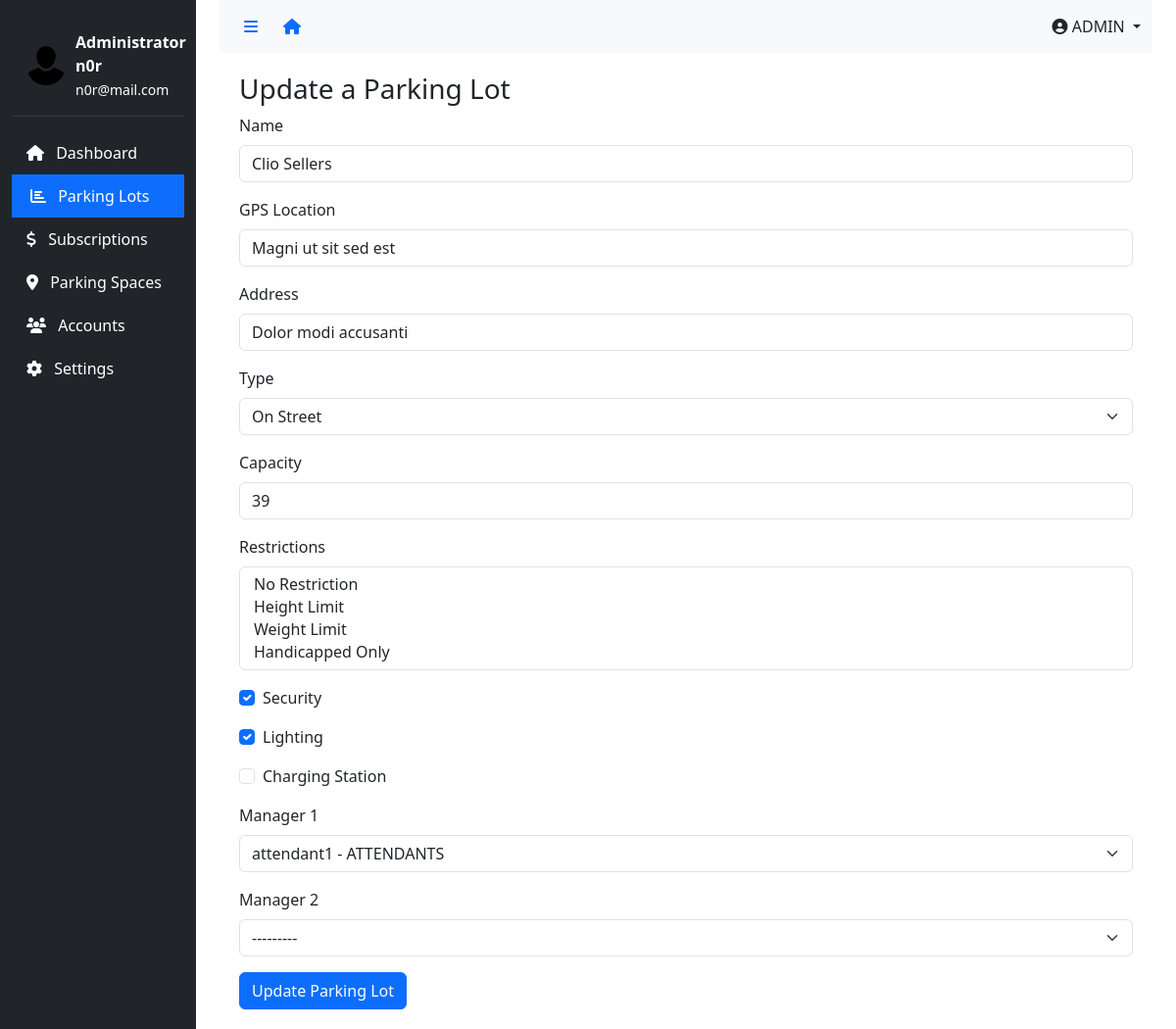
Before: /dashboard/parking/update/5/ (signed in) with the older database file.
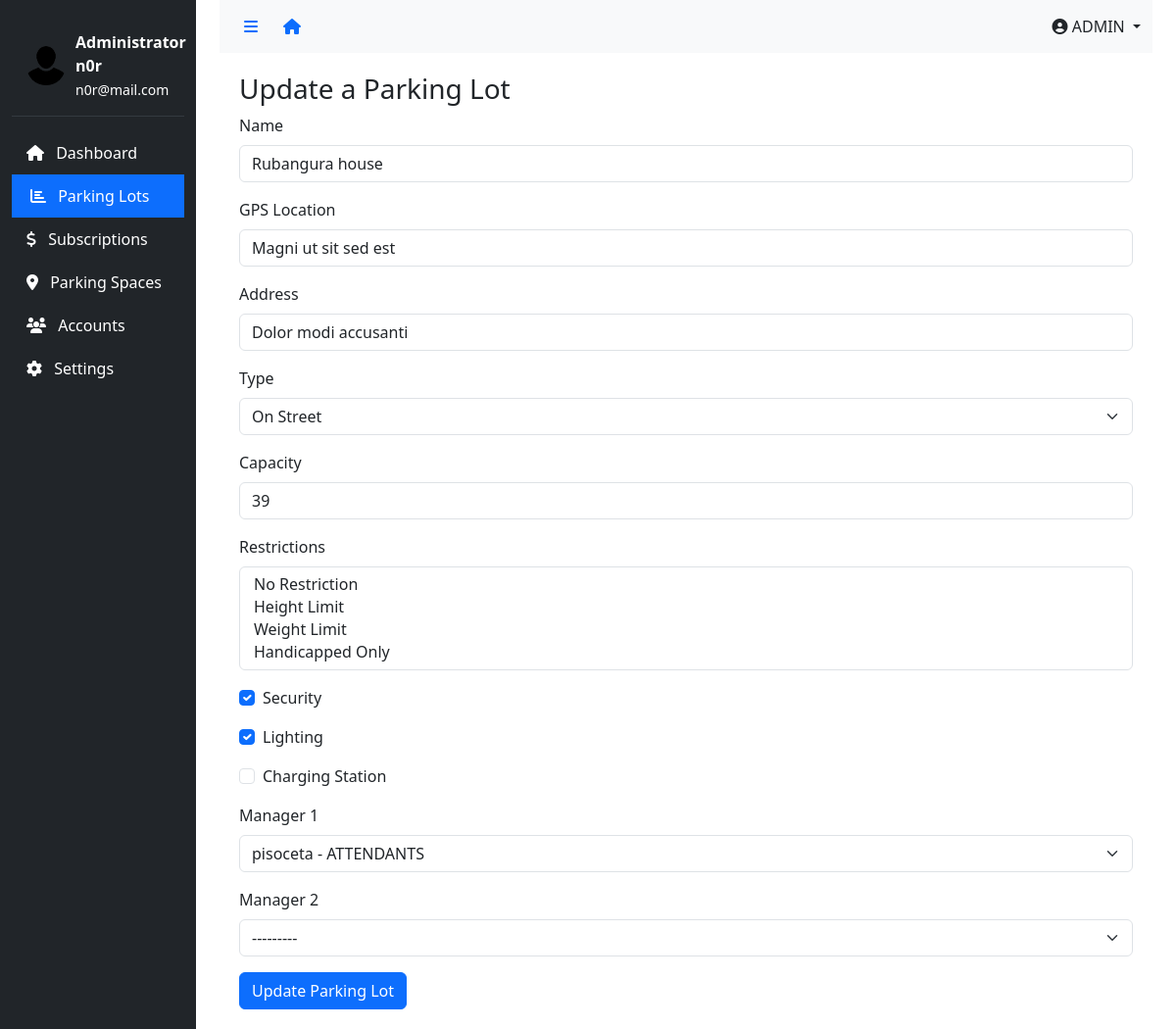
After: the same page with the newer database file.
### app/models.py (models this page shows, shortened)
class ParkingLot(models.Model):
    name = models.CharField(max_length=255, unique=True)
    gpsLocation = models.CharField(max_length=255)
    address = models.CharField(max_length=255)
    type = models.CharField(max_length=20, choices=[('ON STREET', 'On Street'), ('OFF STREET', 'Off Street')], default='ON STREET')
    capacity = models.IntegerField()
    restrictions = models.CharField(max_length=255, blank=True, null=True)  # Store as a comma-separated string
    security = models.BooleanField(default=False)
    lighting = models.BooleanField(default=False)
    chargingStation = models.BooleanField(default=False)
    manager_1 = models.ForeignKey('User', related_name='primary_manager', null=True, on_delete=models.SET_NULL)
    manager_2 = models.ForeignKey('User', related_name='secondary_manager', null=True, blank=True, on_delete=models.SET_NULL)
    created_at = models.DateTimeField(auto_now_add=True)

### app/views.py (the view)
# urls.py: path('dashboard/parking/update/<int:pk>/', views.update_parking_lot, name='update_parking_lot'),
@login_required
@admin_required
def update_parking_lot(request, pk):
    parking_lot = get_object_or_404(ParkingLot, pk=pk)
    if request.method == 'POST':
        form = ParkingLotForm(request.POST, instance=parking_lot)
        if form.is_valid():
            parking_lot = form.save(commit=False)
            parking_lot.save()
            messages.success(request, 'Parking lot updated successfully.')
            return redirect('parking')  # Redirect to the list or detail view
        else:
            messages.error(request, 'There was an error with your submission. Please check the form.')
    else:
        form = ParkingLotForm(instance=parking_lot)
    return render(request, 'dashboard/update_parking_lot.html', {'form': form, 'parking_lot': parking_lot, 'active_menu': 'parking'})

### app/models.py (called while the page is built)
    def __str__(self):
        return f"{self.username} - {self.role}"

### app/templates/app/dashboard/update_parking_lot.html (shortened to what this page needs)
{% extends 'dashboard/base.html' %}
{% load static %}
{% block content %}
<div class="content">
    <h3>Update a Parking Lot</h3>
    <form method="POST" action="">
        <div class="mb-3">
            <label for="name" class="form-label">Name</label>
            <input type="text" id="name" name="name" value="{{ form.name.value }}" class="form-control" placeholder="Enter parking lot name">
        </div>
        <div class="mb-3">
            <label for="gpsLocation" class="form-label">GPS Location</label>
            <input type="text" id="gpsLocation" name="gpsLocation" value="{{ form.gpsLocation.value }}" class="form-control" placeholder="Enter GPS location">
        </div>
        <div class="mb-3">
            <label for="address" class="form-label">Address</label>
            <input type="text" id="address" name="address" value="{{ form.address.value }}" class="form-control" placeholder="Enter address">
        </div>
        <div class="mb-3">
            <label for="type" class="form-label">Type</label>
            <select id="type" name="type" class="form-select">
                <option value="ON STREET" {% if form.type.value == "ON STREET" %}selected{% endif %}>On Street</option>
            </select>
        </div>
        <div class="mb-3">
            <label for="capacity" class="form-label">Capacity</label>
            <input type="number" id="capacity" name="capacity" value="{{ form.capacity.value }}" class="form-control" placeholder="Enter capacity">
        </div>
        <div class="mb-3">
            <label for="restrictions" class="form-label">Restrictions</label>
            <select id="restrictions" name="restrictions" class="form-select" multiple aria-label="Multiple select example">
                <option value="NO RESTRICTION" {% if "NO RESTRICTION" in form.restrictions.value %}selected{% endif %}>No Restriction</option>
                <option value="HEIGHT LIMIT" {% if "HEIGHT LIMIT" in form.restrictions.value %}selected{% endif %}>Height Limit</option>
                <option value="WEIGHT LIMIT" {% if "WEIGHT LIMIT" in form.restrictions.value %}selected{% endif %}>Weight Limit</option>
                <option value="HANDICAPPED ONLY" {% if "HANDICAPPED ONLY" in form.restrictions.value %}selected{% endif %}>Handicapped Only</option>
            </select>
        </div>
        <div class="mb-3 form-check">
            <input type="checkbox" id="security" name="security" class="form-check-input" {% if form.security.value %}checked{% endif %}>
            <label class="form-check-label" for="security">Security</label>
        </div>
        <div class="mb-3 form-check">
            <input type="checkbox" id="lighting" name="lighting" class="form-check-input" {% if form.lighting.value %}checked{% endif %}>
            <label class="form-check-label" for="lighting">Lighting</label>
        </div>
        <div class="mb-3 form-check">
            <input type="checkbox" id="chargingStation" name="chargingStation" class="form-check-input" {% if form.chargingStation.value %}checked{% endif %}>
            <label class="form-check-label" for="chargingStation">Charging Station</label>
        </div>
        <div class="mb-3">
            <label for="id_manager_1" class="form-label">Manager 1</label>
            {{ form.manager_1 }}
        </div>
        <div class="mb-3">
            <label for="id_manager_2" class="form-label">Manager 2</label>
            {{ form.manager_2 }}
        </div>
        <button type="submit" class="btn btn-primary">Update Parking Lot</button>
    </form>
</div>
{% endblock %}

Changed rows visible on the page:
changed ParkingLot "Magni ut sit sed est": name "Clio Sellers" → "Rubangura house"; manager_1 "attendant1 - ATTENDANTS" → "pisoceta - ATTENDANTS"
